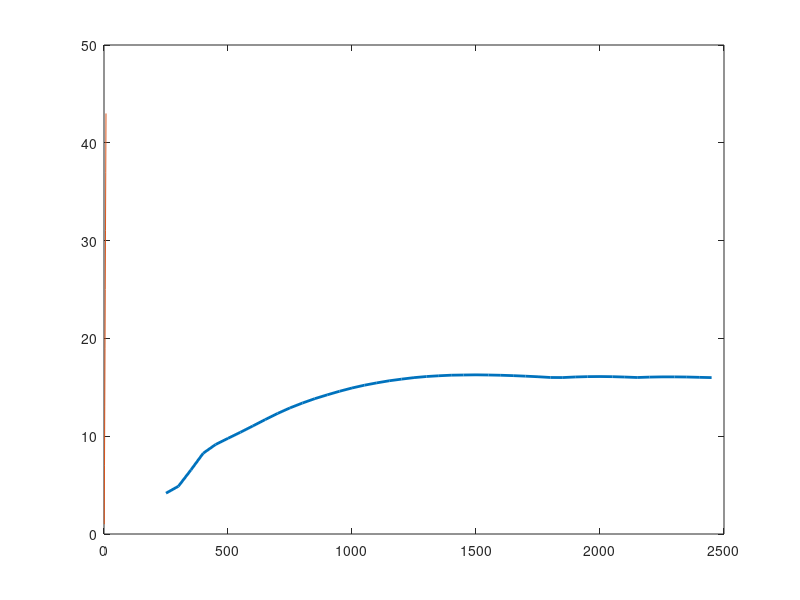

Recreate this plot in MATLAB. (Note: this script raises an error after producing the figure.)
%-----------------------------------------------------------------------
% to plot I_max as a function of h & Re
%-------------------------------------------------------------------------
close all;
clear all;
clc;

load("Re_vec.mat");
load("I_max_vec.mat");


hv=[0.1 0.2 0.3 0.4 0.5];

for i=1:size(hv,2)
labels{i}={sprintf('$h=%1.1f$', hv(1,i))};
end

for k=1:size(hv,2)
plot1(k)=plot(Rev,imax(k,:),'LineWidth',2,'Marker','none',MarkerIndices=1:6:length(Rev));
hold on
end

set(plot1(5),...
    'DisplayName','$h=0.5$','LineWidth',2,...
    'Color',[0.470588235294118 0.811764705882353 0.0235294117647059]);
set(plot1(1),'DisplayName','$h=0.1$','Marker','*','LineStyle','-.',...
    'Color',[0.0745098039215686 0.623529411764706 1]);
set(plot1(2),'DisplayName','$h=0.2$',...
    'Color',[0.00784313725490196 0.207843137254902 0.341176470588235]);
set(plot1(3),'DisplayName','$h=0.3$','Marker','o',...
    'Color',[0.988235294117647 0.435294117647059 0.196078431372549]);
set(plot1(4),'DisplayName','$h=0.4$','LineStyle','--',...
    'Color',[0.670588235294118 0.149019607843137 0.149019607843137]);
box(gca,'on');
grid(gca,'on');
hold(gca,'on');

% Set the remaining axes properties
set(gca,'FontSize',12,'FontWeight','bold','TitleFontWeight','normal');
ylabel('$I_{max}$','FontWeight','bold','FontSize',24,'Interpreter','latex');
xlabel('$Re$','FontWeight','bold','FontSize',24,'Interpreter','latex');

% legend 
legend1 = legend(string(labels));
set(legend1,...
   'Position',[0.413546476914288 0.573340221210623 0.22367419461962 0.332594227632239],...
    'Interpreter','latex',...
    'FontSize',18);
legend("off")

set(gcf,'GraphicsSmoothing','on')
set(gcf,'Units','centimeters')
pos=get(gcf,'Position');
npos = pos +[0 0 0 1];
set(gcf,'Position',npos);

exportgraphics(gcf,'fig11b.jpg','Resolution',600);